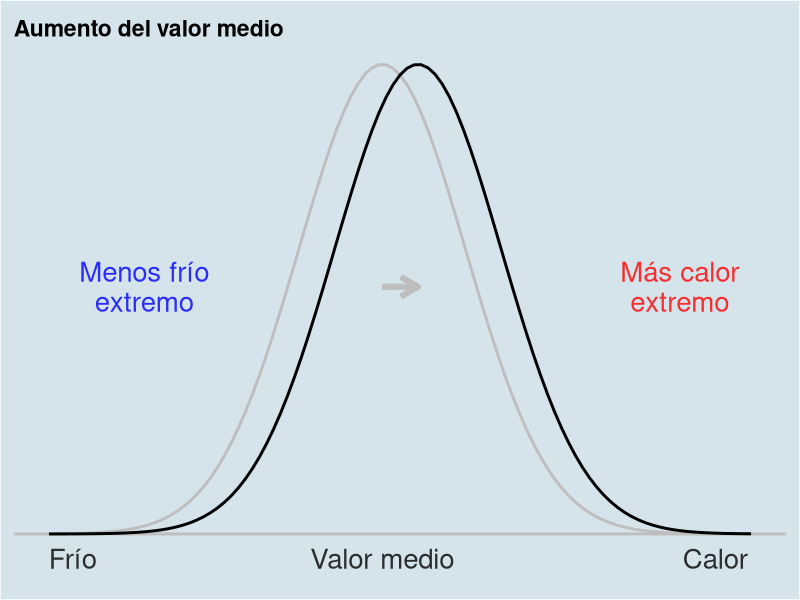
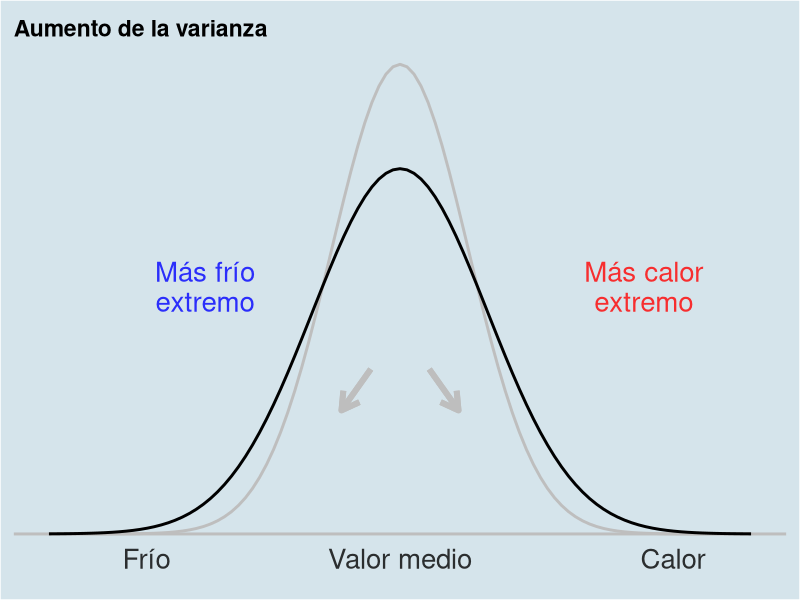
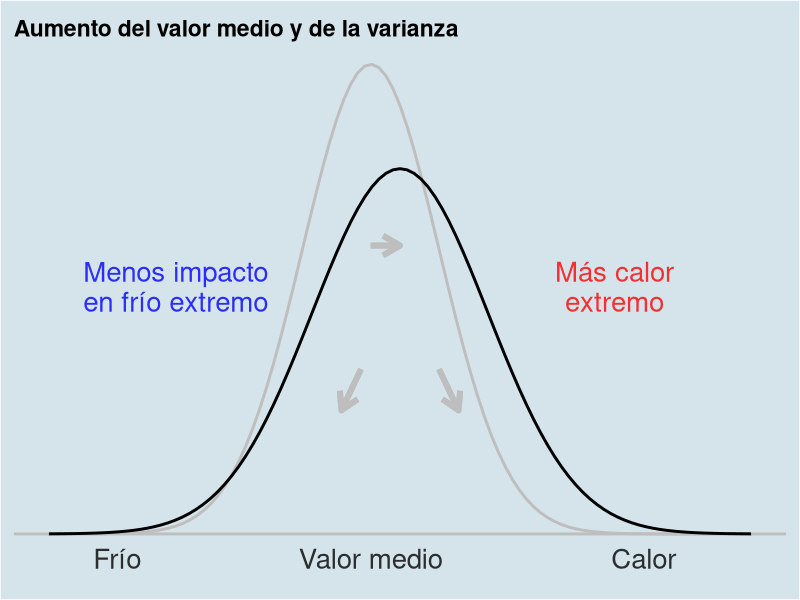

Reproduce these figures in R, in order.
library(ggplot2)
library(ggthemes)

graf_normal <- function(Xmedia1, Xdt1, Xmedia2, Xdt2, titulo, texto1, texto2) {
  
  Xmin1 <- Xmedia1-4*Xdt1
  Xmax1 <- Xmedia1+4*Xdt1

  Xmin2 <- Xmedia2-4*Xdt2
  Xmax2 <- Xmedia2+4*Xdt2

  Ymax1 <- max(dnorm(Xmedia1, Xmedia1, Xdt1))
  Ymax2 <- max(dnorm(Xmedia2, Xmedia2, Xdt2))
  
  Xmin <- min(Xmin1, Xmin2)
  Xmax <- max(Xmax1, Xmax2)
  
  ggplot(data.frame(X = c(Xmin, Xmax)), aes(x = X)) +
    geom_hline(yintercept = 0, colour = "grey", linewidth = 1) +
    stat_function(fun = dnorm, args = c(Xmedia1, Xdt1), 
                  linewidth = 1, 
                  colour = "grey") +
    stat_function(fun = dnorm, args = c(Xmedia2, Xdt2), 
                  linewidth = 1, 
                  colour = "black") +
    geom_segment(aes(x = Xmedia1, y = 0, xend = Xmedia1, yend = Ymax1), 
                 linetype = "dashed", 
                 linewidth = 0, 
                 colour = "grey") +
    geom_segment(aes(x = Xmedia2, y = 0, xend = Xmedia2, yend = Ymax2), 
                 linetype = "dashed", 
                 linewidth = 0, 
                 colour = "black") +
    theme_economist(base_size = 25, horizontal = FALSE) +
    theme(
       line = element_blank(),
       axis.line.y = element_blank(),
       axis.text.x = element_blank(),
       axis.text.y = element_blank(),
       axis.ticks = element_blank(),
       axis.title.x = element_blank(),
       axis.title.y = element_blank(),
       legend.position = "none",
       panel.grid = element_blank(),
       panel.border = element_blank(),
       plot.background = element_rect(colour = "white"),
     ) +
    xlim(c(Xmin, Xmax)) +
    annotate(
      "text",
      x = Xmedia1, y = -0.003,
      label = stringr::str_wrap("Valor medio", width = 15),
      color = "black",
      alpha = 0.8,
      size = 7,
      lineheight = .9
    ) +
    annotate(
      "text",
      x = Xmin1 + 2, y = -0.003,
      label = stringr::str_wrap("Frío", width = 15),
      color = "black",
      alpha = 0.8,
      size = 7,
      lineheight = .9
    ) +
    annotate(
      "text",
      x = Xmax1, y = -0.003,
      label = stringr::str_wrap("Calor", width = 15),
      color = "black",
      alpha = 0.8,
      size = 7,
      lineheight = .9
    )  +
  labs(title = titulo) +
    annotate(
      "text",
      x = 230, y = 0.03,
      label = stringr::str_wrap(texto1,
                                width = 15),
      color = "blue",
      alpha = 0.8,
      size = 7,
      lineheight = .9
    ) +
    geom_segment(aes(x = 229.5, y = 0.025, xend = 233.5, yend = 0.007), 
                 alpha = 0.8,
                 linewidth = 0, 
                 colour = "blue") +
    annotate(
      "text",
      x = 275, y = 0.03,
      label = stringr::str_wrap(texto2,
                                width = 15),
      color = "red",
      alpha = 0.8,
      size = 7,
      lineheight = .9
    ) +
    geom_segment(aes(x = 274, y = 0.025, xend = 269, yend = 0.008), 
                 alpha = 0.8,
                 linewidth = 0, 
                 colour = "red")
  
}

g1 <- graf_normal(250, 7, 253, 7, "Aumento del valor medio", "Menos frío extremo", "Más calor extremo")
g2 <- graf_normal(250, 7, 250, 9, "Aumento de la varianza", "Más frío extremo", "Más calor extremo")
g3 <- graf_normal(250, 7, 253, 9, "Aumento del valor medio y de la varianza", 
                  "Menos impacto en frío extremo", "Más calor extremo")

g1 <- g1 + 
  geom_segment( x = 250, 
                y = 0.03, 
                xend = 253, 
                yend = 0.03, 
                colour='grey', 
                linewidth=2,
                arrow = arrow(length = unit(0.5, "cm"))) 

g2 <- g2 + 
  geom_segment( x = 250 + 3, 
                y = 0.02, 
                xend = 256, 
                yend = 0.015, 
                colour='grey', 
                linewidth=2,
                arrow = arrow(length = unit(0.5, "cm"))) +
  geom_segment( x = 247, 
                y = 0.02, 
                xend = 244, 
                yend = 0.015, 
                colour='grey', 
                linewidth=2,
                arrow = arrow(length = unit(0.5, "cm")))

g3 <- g3 + 
  geom_segment( x = 250, 
                y = 0.035, 
                xend = 253, 
                yend = 0.035, 
                colour='gray',
                linewidth=2,
                arrow = arrow(length = unit(0.5, "cm"))) +
  geom_segment( x = 257, 
                y = 0.02, 
                xend = 259, 
                yend = 0.015, 
                colour='gray', 
                linewidth=2,
                arrow = arrow(length = unit(0.5, "cm"))) +
  geom_segment( x = 249, 
                y = 0.02, 
                xend = 247, 
                yend = 0.015, 
                colour='gray', 
                linewidth=2,
                arrow = arrow(length = unit(0.5, "cm"))) 
  
g1
g2
g3

